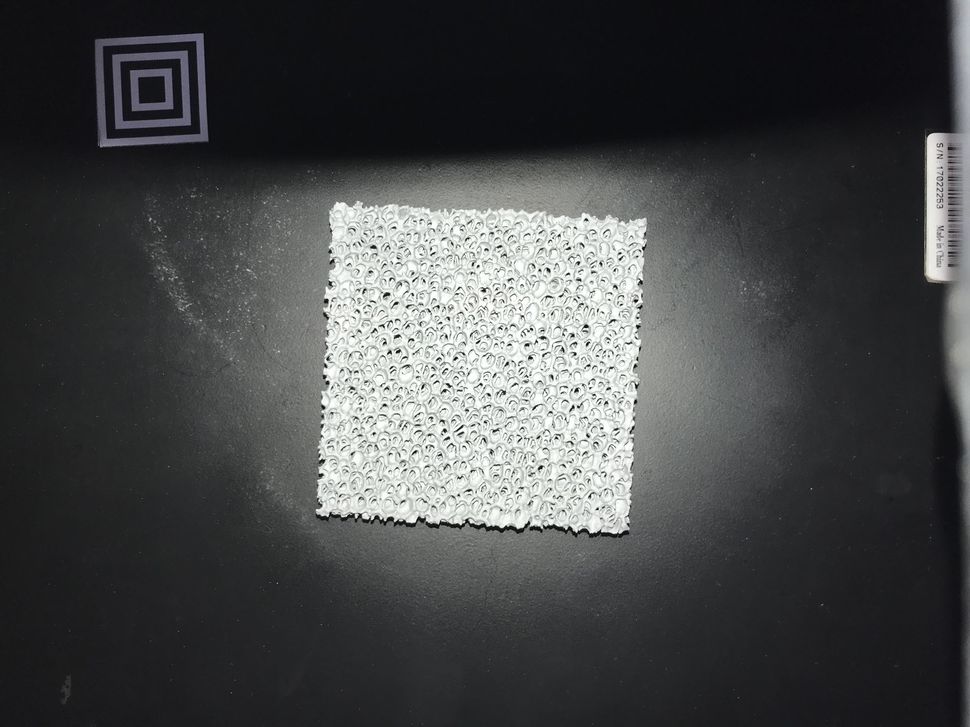
#> input picture test/light_images/light_1.JPG, 970 x 727 px, shrunk from 4032 x 3024 before the run
$ python moving_ave.py
#> lines starting #> are read from the running program, lines starting #| are printed output that depends on the picture; after the words box and inside, x2 and y2 are one past the last pixel; in counts of white or black regions, pixels touching at a corner belong together
import cv2
import numpy as np
from scipy.signal import lfilter

N = 10
b = 0.5

def max_min_value_filter(image, ksize=3, mode=1):
    img = image.copy()
    rows, cols = img.shape
    # if channels == 3:
    #     img = cv2.cvtColor(image, cv2.COLOR_BGR2GRAY)
    padding = (ksize-1) // 2
    new_img = cv2.copyMakeBorder(img, padding, padding, padding, padding, cv2.BORDER_CONSTANT, value=255)
    for i in range(rows):
        for j in range(cols):
            roi_img = new_img[i:i+ksize, j:j+ksize].copy()
            min_val, max_val, min_index, max_index = cv2.minMaxLoc(roi_img)
            if mode == 1:
                img[i, j] = max_val
            elif mode == 2:
                img[i, j] = min_val
            else:
                raise Exception("please Select a Mode: max(1) or min(2)")

    return img


def movingthreshold(f, n, k):
#> called with n = 10, k = 0.5
    shape = f.shape
#> shape = (727, 970)
    assert n >= 1
    assert 0 < k < 1
    f[1:-1:2, :] = np.fliplr(f[1:-1:2, :])
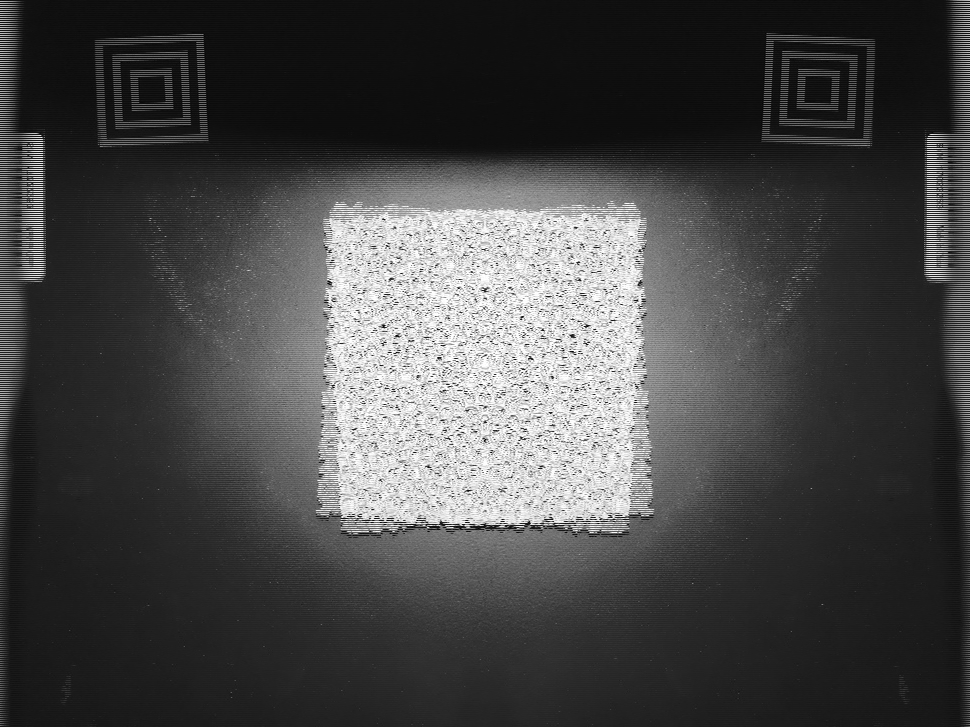
#> f: shape (727, 970); min 0, max 255, mean 70.9
    f = f.flatten()
    maf = np.ones(n) / n
    res_filter = lfilter(maf, 1, f)
    g = np.array(f > k * res_filter).astype(int)
    g = g.reshape(shape)
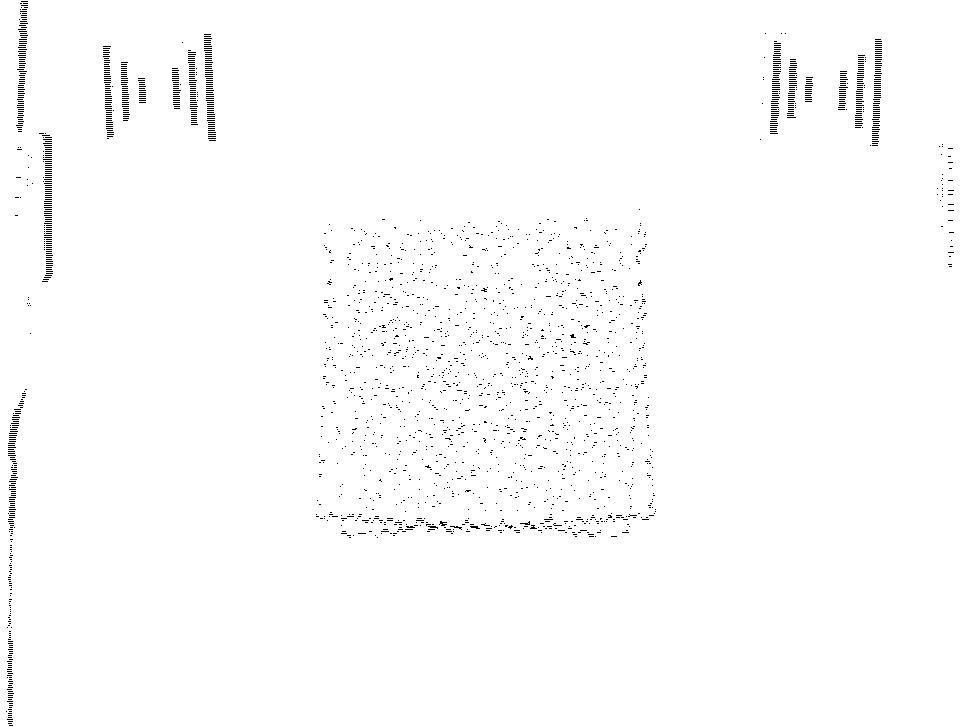
#> g: shape (727, 970) int64; values 0 (black) and 1 (white), 98.9% white; black in thin lines or dots
    g[1:-1:2, :] = np.fliplr(g[1:-1:2, :])
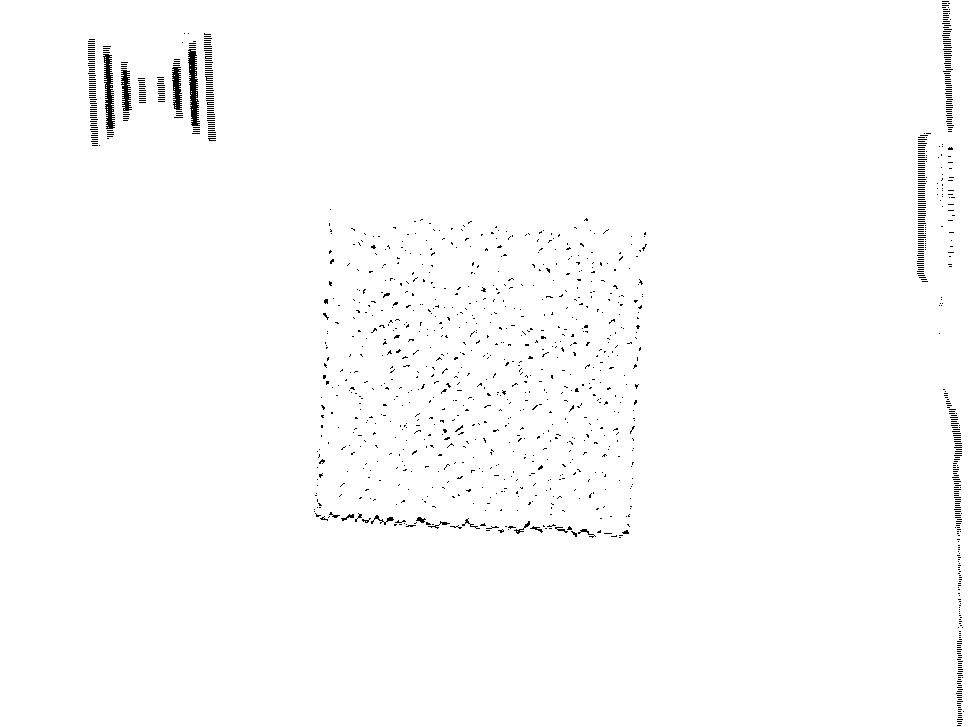
#> g: shape (727, 970) int64; values 0 (black) and 1 (white), 98.9% white; black in thin lines or dots
    g = g * 255
#> g: shape (727, 970) int64; 98.9% white; black in thin lines or dots

    # max value filter
    # g = max_min_value_filter(g, 3, 2)
    # cv2.blur(g, (3, 3))

    return g


img = cv2.imread('../light_images/light_1.JPG', 0)
res = movingthreshold(img, N, b)
cv2.imwrite('../light_images/light_1_results.jpg', res)

$ run again, with test/light_images/light_2.jpg copied over test/light_images/light_1.JPG
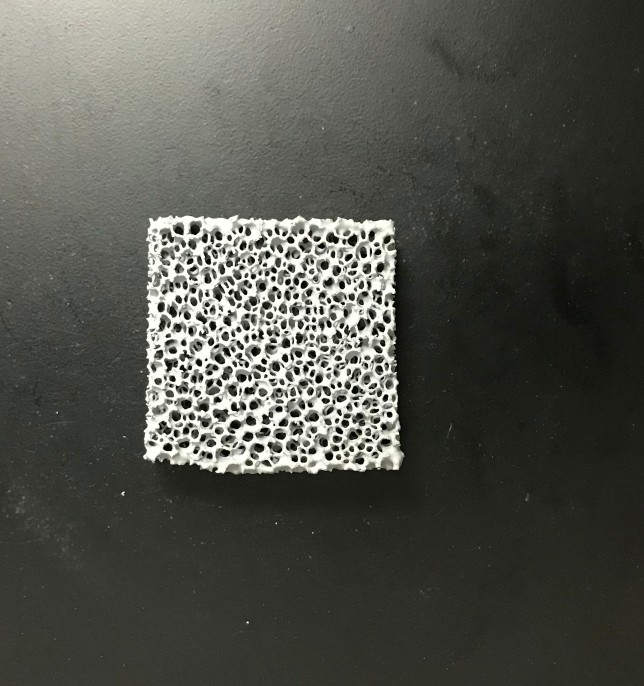
#> input picture test/light_images/light_2.jpg, 644 x 686 px
#> in movingthreshold, `f[1:-1:2, :] = np.fliplr(f[1:-1:2, :])`:
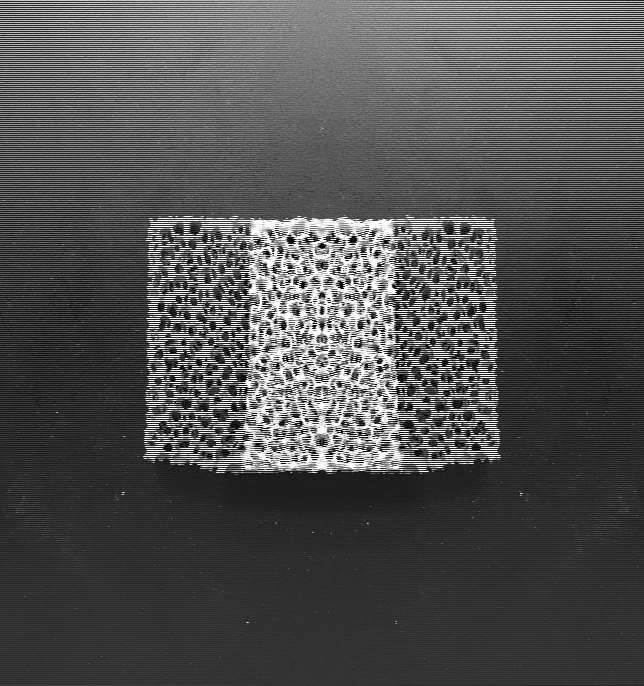
#> f: shape (686, 644); min 0, max 255, mean 80.7
#> in movingthreshold, `g[1:-1:2, :] = np.fliplr(g[1:-1:2, :])`:
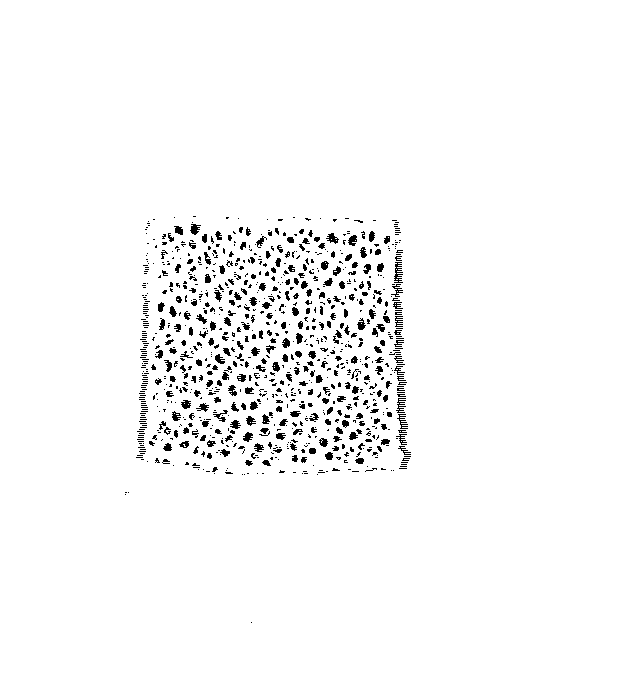
#> g: shape (686, 644) int64; values 0 (black) and 1 (white), 97.1% white; black in thin lines or dots, all inside (x1, y1, x2, y2) = (125, 216, 411, 623)

$ run again, with test/light_images/light_3.jpg copied over test/light_images/light_1.JPG
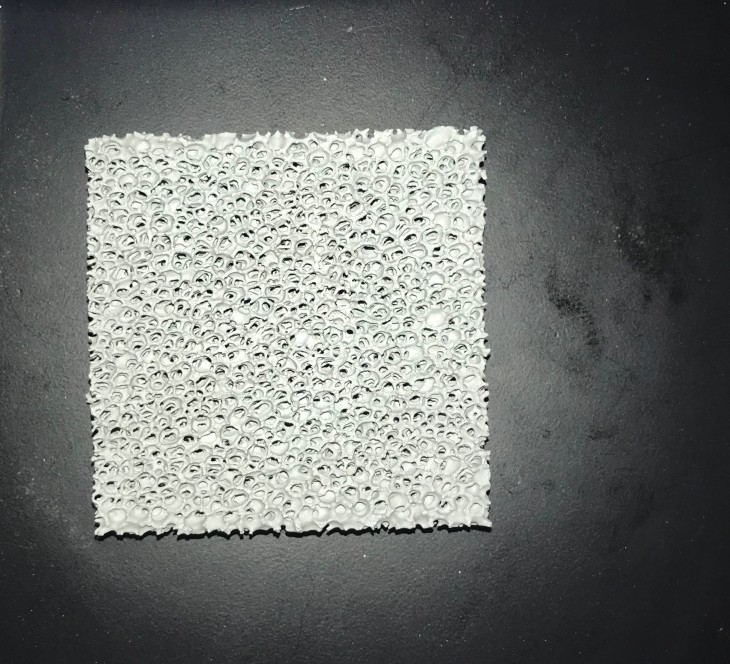
#> input picture test/light_images/light_3.jpg, 730 x 664 px
#> in movingthreshold, `f[1:-1:2, :] = np.fliplr(f[1:-1:2, :])`:
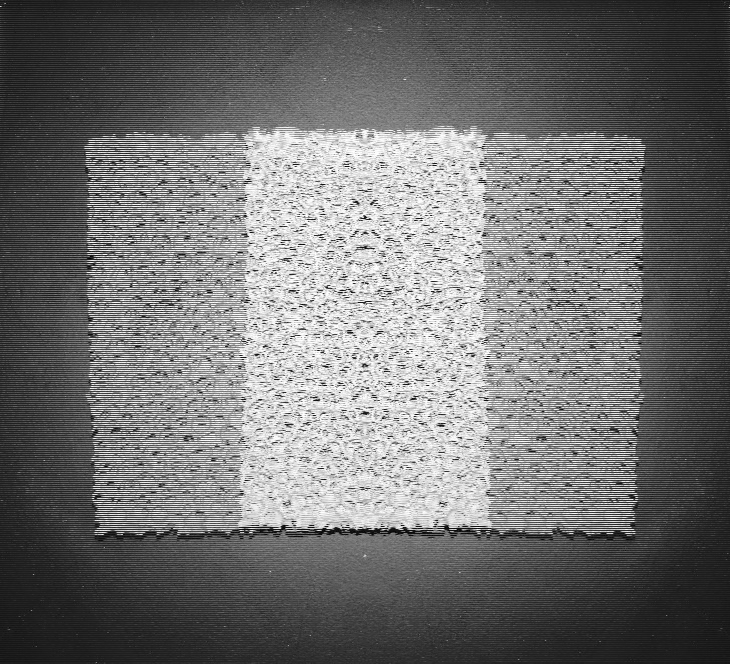
#> f: shape (664, 730); min 0, max 255, mean 112.5
#> in movingthreshold, `g[1:-1:2, :] = np.fliplr(g[1:-1:2, :])`:
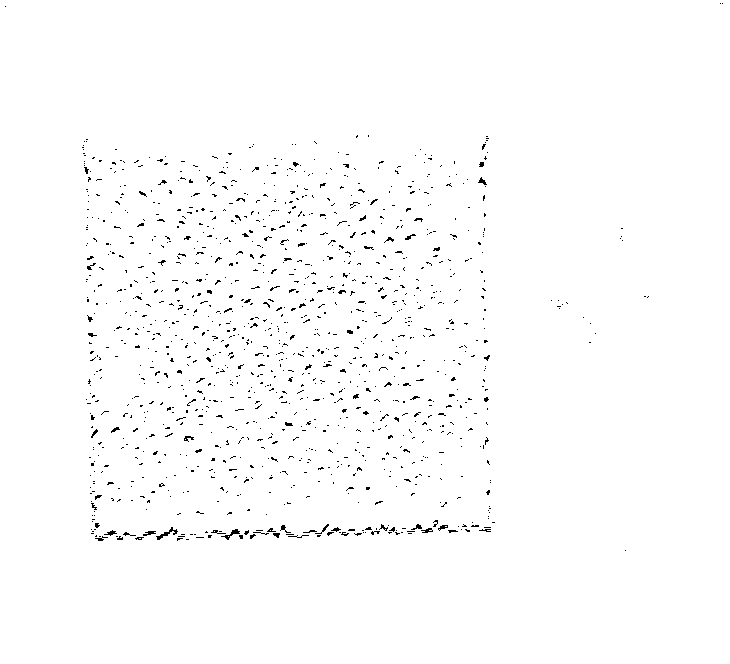
#> g: shape (664, 730) int64; values 0 (black) and 1 (white), 98.7% white; black in thin lines or dots, all inside (x1, y1, x2, y2) = (5, 3, 723, 551)

$ run again, with test/light_images/block1.jpg copied over test/light_images/light_1.JPG
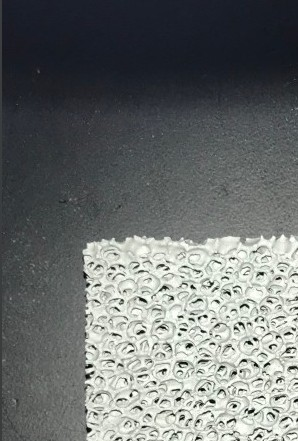
#> input picture test/light_images/block1.jpg, 298 x 441 px
#> in movingthreshold, `f[1:-1:2, :] = np.fliplr(f[1:-1:2, :])`:
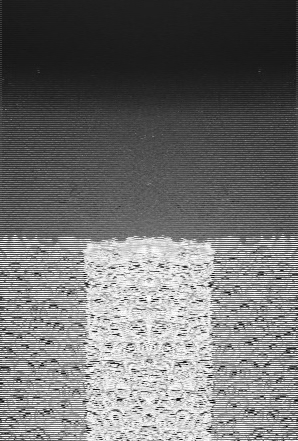
#> f: shape (441, 298); min 0, max 255, mean 111.5
#> in movingthreshold, `g[1:-1:2, :] = np.fliplr(g[1:-1:2, :])`:
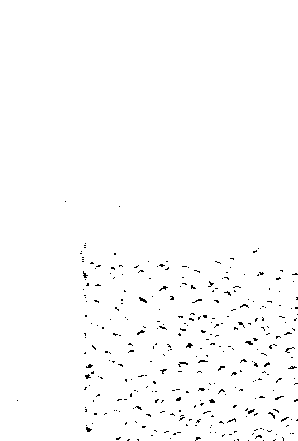
#> g: shape (441, 298) int64; values 0 (black) and 1 (white), 98.8% white; black in thin lines or dots, all inside (x1, y1, x2, y2) = (17, 201, 298, 441)
